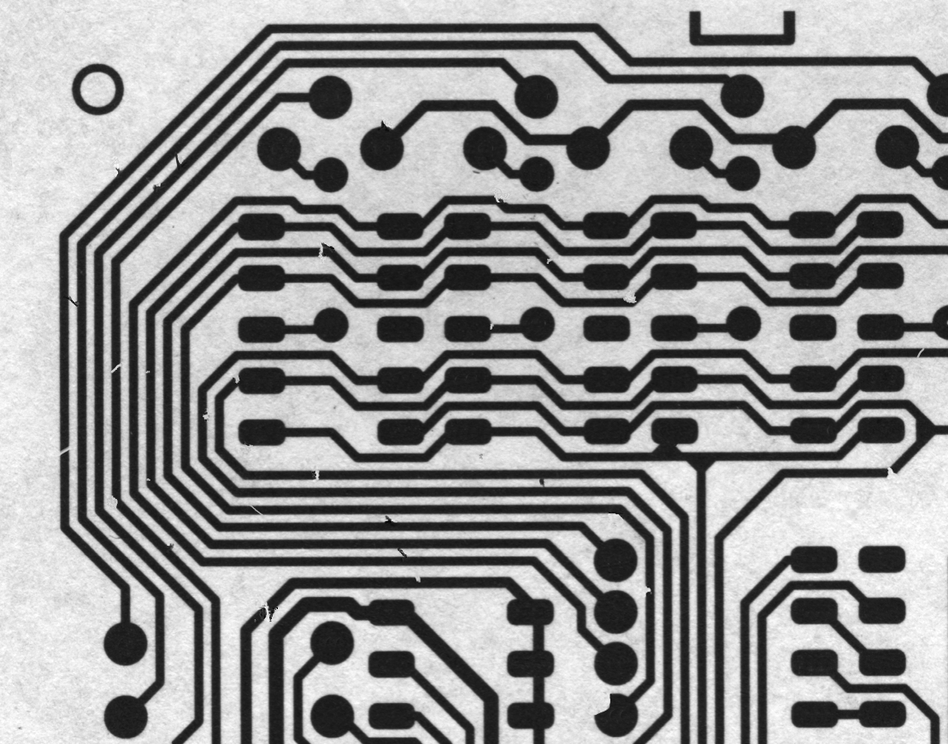
//> input picture Image/PCB/pcb.png, 948 x 744 px, shrunk from 1109 x 871 before the run
$ ./6._形态学处理   (built with g++ and OpenCV 4)
//> lines starting //> are read from the running program, lines starting //| are printed output that depends on the picture
#include <iostream>
#include <opencv2/opencv.hpp>

using namespace std;
using namespace cv;

int main()
{
    Mat inputImage = imread("../Image/PCB/pcb.png");
//> inputImage is the input picture: 744 rows x 948 cols, CV_8UC3; min 0, max 255, mean 149.8
    imshow("输入图像", inputImage);

    //膨胀
    Mat dilateImage = Mat::zeros(inputImage.size(), inputImage.type());
    Mat dilateKern = getStructuringElement(MORPH_RECT, Size(5, 5));
    dilate(inputImage, dilateImage, dilateKern);
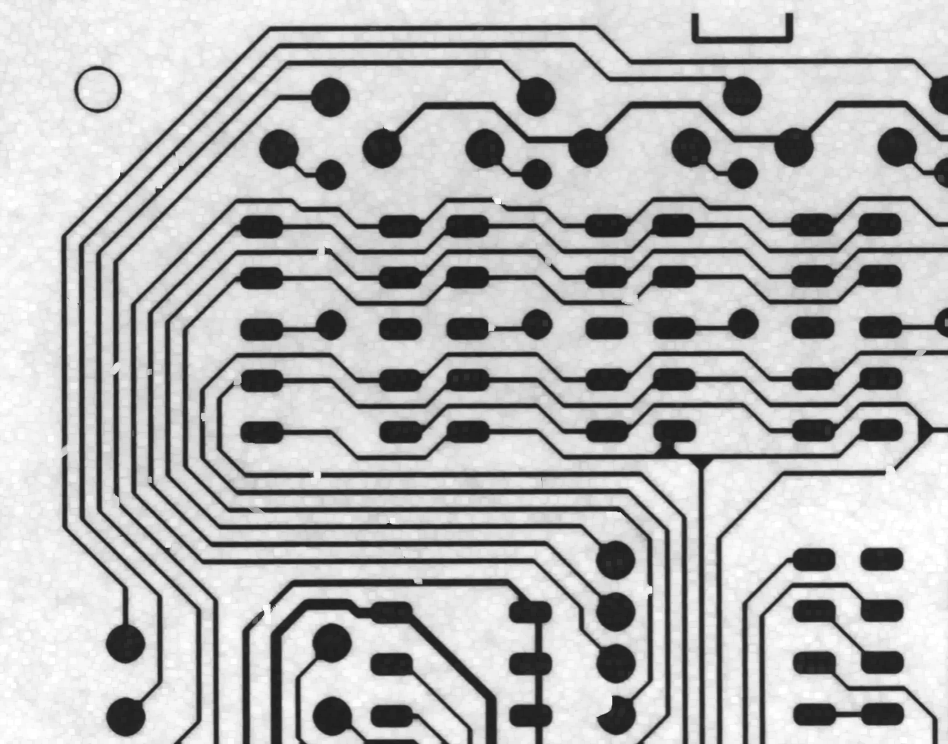
//> dilateImage: 744 rows x 948 cols, CV_8UC3; min 26, max 255, mean 182.5
    imshow("膨胀图像", dilateImage);

    //腐蚀运算
    Mat erodeImage = Mat::zeros(inputImage.size(), inputImage.type());
    Mat erodeKern = getStructuringElement(MORPH_RECT, Size(5, 5));
    erode(inputImage, erodeImage, erodeKern);
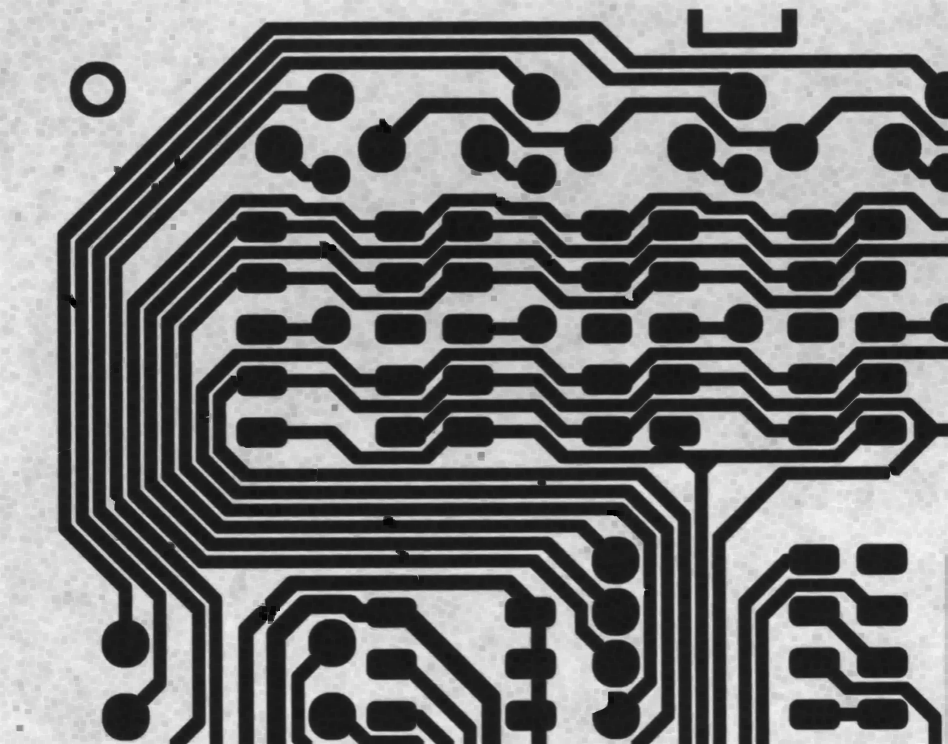
//> erodeImage: 744 rows x 948 cols, CV_8UC3; min 0, max 245, mean 117.9
    imshow("腐蚀图像", erodeImage);

    //开运算(先腐蚀再膨胀)
    Mat openImage = Mat::zeros(inputImage.size(), inputImage.type());
    Mat openKern = getStructuringElement(MORPH_RECT, Size(5, 5));
    morphologyEx(inputImage, openImage, MORPH_OPEN, openKern);
    imshow("开运算图像", openImage);

    //闭运算(先膨胀再腐蚀)
    Mat closeImage = Mat::zeros(inputImage.size(), inputImage.type());
    Mat closeKern = getStructuringElement(MORPH_RECT, Size(5, 5));
    morphologyEx(inputImage, closeImage, MORPH_CLOSE, closeKern);
    imshow("闭运算图像", closeImage);

    //顶帽运算(源图像-开运算图像)
    Mat TophatImage = Mat::zeros(inputImage.size(), inputImage.type());
    Mat TophatKern = getStructuringElement(MORPH_RECT, Size(5, 5));
    morphologyEx(inputImage, TophatImage, MORPH_TOPHAT, TophatKern);
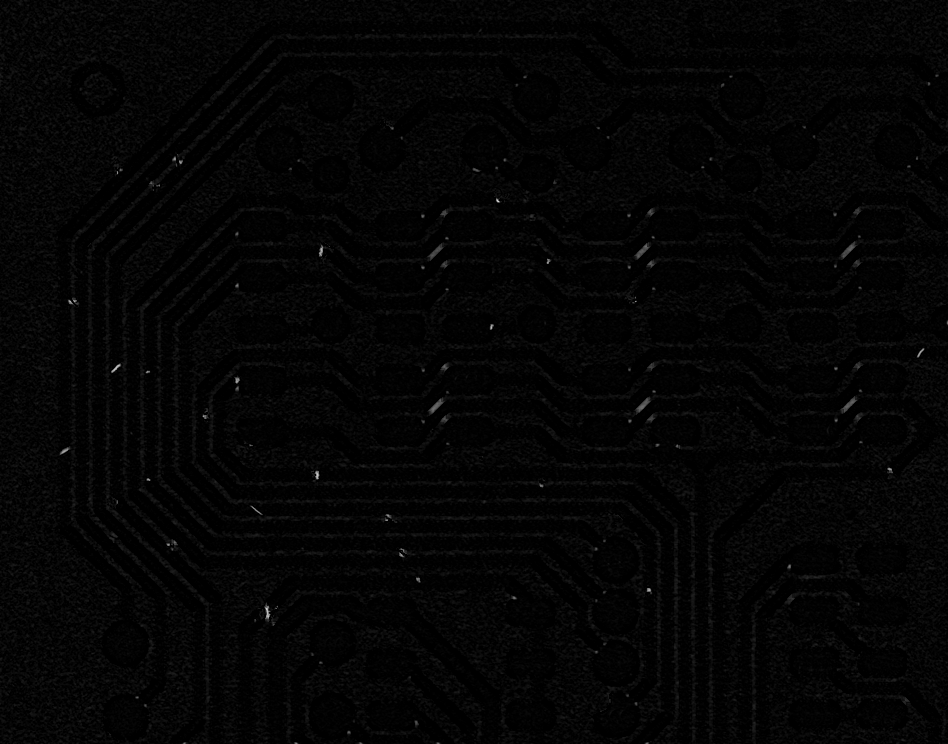
//> TophatImage: 744 rows x 948 cols, CV_8UC3; min 0, max 216, mean 4.2
    imshow("顶帽图像", TophatImage);

    //黑帽运算(闭运算图像-开运算图像)
    Mat blackhatImage = Mat::zeros(inputImage.size(), inputImage.type());
    Mat blackhatKern = getStructuringElement(MORPH_RECT, Size(5, 5));
    morphologyEx(inputImage, blackhatImage, MORPH_BLACKHAT, blackhatKern);
    imshow("黑帽图像", blackhatImage);

    waitKey();
}
